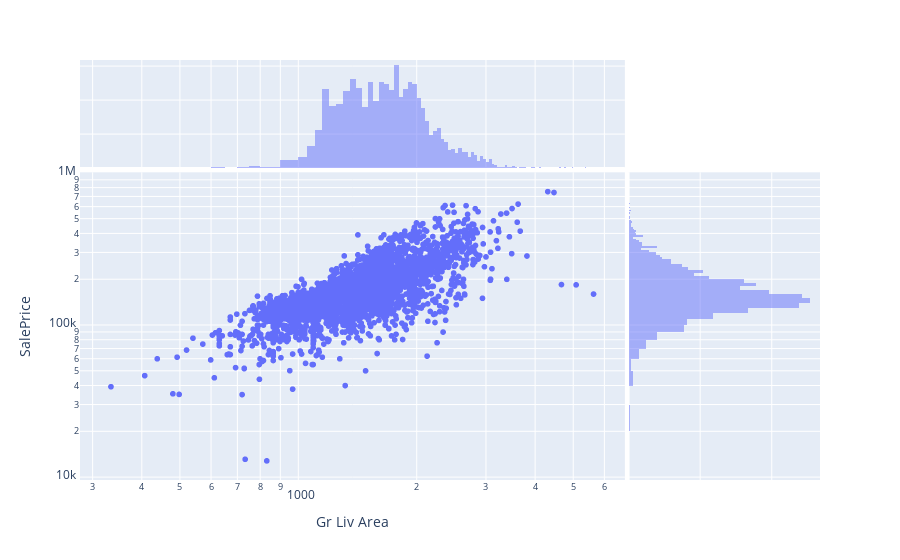

Notebook source saved alongside this figure:
### Markdown cell above
Because of the skewness it's better to take log on both x and y.

### Code cell
px_fig_log = px.scatter(ames_raw, x="Gr Liv Area", y="SalePrice", marginal_x="histogram", marginal_y="histogram", log_x=True, log_y=True)
px_fig_log.show()

### Figure 1 — Plotly figure (JSON) as saved in the notebook; plotly's stock layout.template omitted (floating-point values rounded to 4 significant figures; data arrays with more than 128 entries replaced by an {"elided": "..."} marker saying what was removed)
{"data": [{"hovertemplate": "Gr Liv Area=%{x}<br>SalePrice=%{y}<extra></extra>", "legendgroup": "", "marker": {"color": "#636efa", "symbol": "circle"}, "mode": "markers", "name": "", "showlegend": false, "type": "scattergl", "x": {"elided": "2930 int values"}, "xaxis": "x", "y": {"elided": "2930 int values"}, "yaxis": "y"}, {"alignmentgroup": "True", "bingroup": "x", "hovertemplate": "Gr Liv Area=%{x}<br>count=%{y}<extra></extra>", "legendgroup": "", "marker": {"color": "#636efa"}, "name": "", "offsetgroup": "", "opacity": 0.5, "showlegend": false, "type": "histogram", "x": {"elided": "2930 int values"}, "xaxis": "x3", "yaxis": "y3"}, {"alignmentgroup": "True", "bingroup": "y", "hovertemplate": "SalePrice=%{y}<br>count=%{x}<extra></extra>", "legendgroup": "", "marker": {"color": "#636efa"}, "name": "", "offsetgroup": "", "opacity": 0.5, "showlegend": false, "type": "histogram", "xaxis": "x2", "y": {"elided": "2930 int values"}, "yaxis": "y2"}], "layout": {"barmode": "overlay", "legend": {"tracegroupgap": 0}, "margin": {"t": 60}, "xaxis": {"anchor": "y", "domain": [0, 0.7363], "title": {"text": "Gr Liv Area"}, "type": "log"}, "xaxis2": {"anchor": "y2", "domain": [0.7413, 1], "matches": "x2", "showgrid": true, "showline": false, "showticklabels": false, "ticks": ""}, "xaxis3": {"anchor": "y3", "domain": [0, 0.7363], "matches": "x", "showgrid": true, "showticklabels": false, "type": "log"}, "xaxis4": {"anchor": "y4", "domain": [0.7413, 1], "matches": "x2", "showgrid": true, "showline": false, "showticklabels": false, "ticks": ""}, "yaxis": {"anchor": "x", "domain": [0, 0.7326], "title": {"text": "SalePrice"}, "type": "log"}, "yaxis2": {"anchor": "x2", "domain": [0, 0.7326], "matches": "y", "showgrid": true, "showticklabels": false, "type": "log"}, "yaxis3": {"anchor": "x3", "domain": [0.7426, 1], "matches": "y3", "showgrid": true, "showline": false, "showticklabels": false, "ticks": ""}, "yaxis4": {"anchor": "x4", "domain": [0.7426, 1], "matches": "y3", "showgrid": true, "showline": false, "showticklabels": false, "ticks": ""}}}
